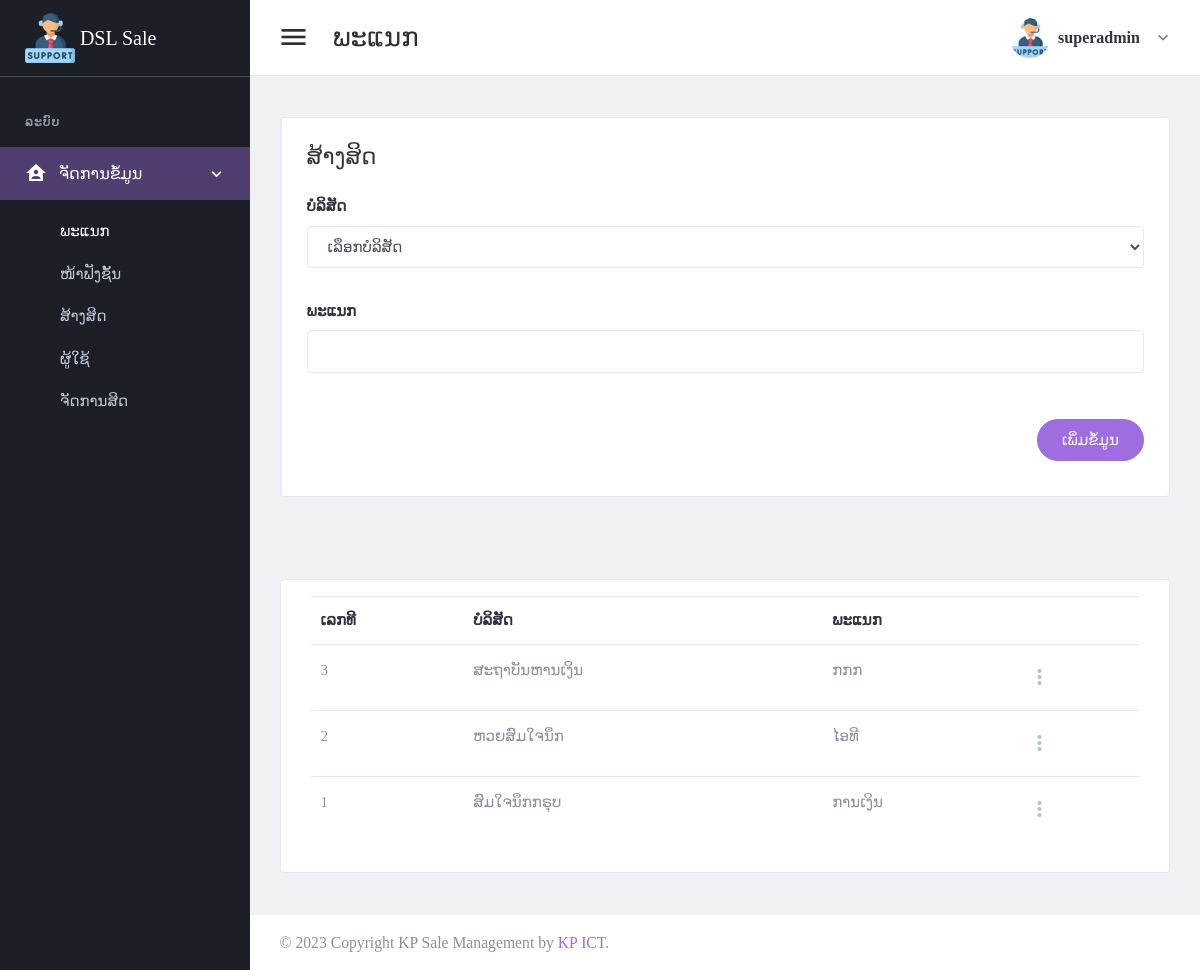
Page /page/depart.php (signed in) on the committed database.
### tables this page shows
CREATE TABLE `tbl_header_title` (
  `header_title_id` int(11) NOT NULL,
  `header_title_name` varchar(300) DEFAULT NULL
);

CREATE TABLE `tbl_sub_header` (
  `sub_header_id` int(11) NOT NULL,
  `sub_header_name` varchar(300) DEFAULT NULL,
  `icon_code` varchar(100) DEFAULT NULL,
  `header_title_id` int(11) DEFAULT NULL
);

CREATE TABLE `tbl_page_title` (
  `page_title_id` int(11) NOT NULL,
  `page_title_name` varchar(300) DEFAULT NULL,
  `page_title_file_name` varchar(100) DEFAULT NULL,
  `sub_header_id` int(11) DEFAULT NULL
);

CREATE TABLE `tbl_depart` (
  `depart_id` int(11) NOT NULL,
  `company_id` int(11) DEFAULT NULL,
  `depart_name` varchar(150) DEFAULT NULL
);

CREATE TABLE `tbl_company` (
  `company_id` int(11) NOT NULL,
  `company_name` varchar(50) DEFAULT NULL
);

### setting/checksession.php (called while the page is built, shortened)
<?php
if ($_SESSION['id_users'] == "") {
	header("location:logout.php");
} else {
	$full_name = $_SESSION["full_name"];
	$role_id = $_SESSION["role_id"];
}
?>

### page/depart.php (the view, shortened to what this page needs)
<?php
include("../setting/checksession.php");
include("../setting/conn.php");
$header_name = "ພະແນກ";
$header_click = "1";
?>
<!DOCTYPE html>
<html lang="en" dir="ltr">
<head>
    <?php
    include("../setting/callcss.php");
    ?>
</head>
<body class="navbar-fixed sidebar-fixed" id="body">
    <div class="wrapper">
        <?php include "menu.php"; ?>
        <div class="page-wrapper">
            <?php
            include "header.php";
            ?>
            <div class="content-wrapper">
                <div class="content">
                    <div class="email-wrapper rounded border bg-white">
                        <div class="row no-gutters justify-content-center">
                            <div class="col-xxl-12">
                                <div class="email-right-column  email-body p-4 p-xl-5">
                                    <div class="email-body-head mb-5 ">
                                        <h4 class="text-dark">ສ້າງສິດ</h4>
                                    </div>
                                    <form method="post" id="adddepart">
                                        <div class="row">
                                            <div class="form-group  col-lg-12">
                                                <label class="text-dark font-weight-medium">ບໍລິສັດ</label>
                                                <div class="form-group">
                                                    <select class=" form-control font" name="company_id" required>
                                                        <option value=""> ເລຶອກບໍລິສັດ </option>
                                                    </select>
                                                </div>
                                            </div>
                                            <div class="col-lg-12">
                                                <div class="form-group">
                                                    <label for="firstName">ພະແນກ</label>
                                                    <input type="text" class="form-control" id="depart_name" name="depart_name" required>
                                                </div>
                                            </div>
                                        </div>
                                        <div class="d-flex justify-content-end mt-6">
                                            <button type="submit" class="btn btn-primary mb-2 btn-pill">ເພິ່ມຂໍ້ມູນ</button>
                                        </div>
                                    </form>
                                </div>
                            </div>
                        </div>
                    </div>
                </div>
            </div>
            <div class="content-wrapper">
                <div class="content">
                    <div class="card card-default">
                        <div class="card-body">
                            <table id="productsTable" class="table table-hover table-product" style="width:100%">
                                <thead>
                                    <tr>
                                        <th>ເລກທີ</th>
                                        <th>ບໍລິສັດ</th>
                                        <th>ພະແນກ</th>
                                        <th></th>
                                    </tr>
                                </thead>
                                <tbody>
                                    <?php
                                    $stmt4 = $conn->prepare("
                                    select  depart_id,depart_name, company_name
                                    from tbl_depart a
                                    left join tbl_company b on a.company_id = b.company_id
                                    order by depart_id desc ");
                                    $stmt4->execute();
                                    if ($stmt4->rowCount() > 0) {
                                        while ($row4 = $stmt4->fetch(PDO::FETCH_ASSOC)) {
                                            $id_depart = $row4['depart_id'];
                                            $depart_name = $row4['depart_name'];
                                            $company_name = $row4['company_name'];
                                    ?>
                                            <tr>
                                                <td><?php echo "$id_depart"; ?></td>
                                                <td><?php echo "$company_name"; ?></td>
                                                <td><?php echo "$depart_name"; ?></td>
                                                <td>
                                                    <div class="dropdown">
                                                        <a class="dropdown-toggle icon-burger-mini" href="#" role="button" id="dropdownMenuLink" data-toggle="dropdown" aria-haspopup="true" aria-expanded="false" data-display="static">
                                                        </a>
                                                    </div>
                                                </td>
                                            </tr>
                                    <?php
                                        }
                                    }
                                    ?>
                                </tbody>
                            </table>
                        </div>
                    </div>
                </div>
            </div>
            <?php include "footer.php"; ?>
        </div>
    </div>
</body>
</html>

### setting/callcss.php (shortened to what this page needs)
<link href="../plugins/material/css/materialdesignicons.min.css" rel="stylesheet" />
<link href="../plugins/simplebar/simplebar.css" rel="stylesheet" />
<link href="../plugins/material/css/materialdesignicons.min.css" rel="stylesheet" />
<link href="../plugins/nprogress/nprogress.css" rel="stylesheet" />
<link id="main-css-href" rel="stylesheet" href="../css/3style.css" />
<link href="../plugins/prism/prism.css" rel="stylesheet" />
<link href="../plugins/DataTables/DataTables-1.10.18/css/jquery.dataTables.min.css" rel="stylesheet" />

### page/menu.php
<aside class="left-sidebar sidebar-dark" id="left-sidebar">
  <div id="sidebar" class="sidebar sidebar-with-footer">
    <div class="app-brand">
      <a href="index.php">
        <img src="../images/support.png" alt="Mono">
        <span class="brand-name"> DSL Sale</span>
      </a>
    </div>
    <div class="sidebar-left" data-simplebar style="height: 100%;">
      <ul class="nav sidebar-inner" id="sidebar-menu">
        <?php
        $stmt = $conn->prepare("
        SELECT distinct a.header_title_id,header_title_name
        FROM tbl_header_title a
        left join tbl_role_use_page b on a.header_title_id = b.header_title_id
        where role_id ='$role_id'
        order by  a.header_title_id asc ");
        $stmt->execute();
        if ($stmt->rowCount() > 0) {
          while ($row = $stmt->fetch(PDO::FETCH_ASSOC)) {
            $header_title_id = $row['header_title_id'];
            $header_title_name = $row['header_title_name'];
        ?>
            <li class="section-title"> <?php echo "$header_title_name"; ?></li>
            <?php
            $stmt1 = $conn->prepare("
            SELECT distinct a.sub_header_id,sub_header_name,role_id,icon_code
            FROM tbl_sub_header a
            left join tbl_role_use_page b on a.sub_header_id = b.sub_header_id
            where a.header_title_id = '$header_title_id' and role_id ='$role_id'
            order by a.sub_header_id asc   ");
            $stmt1->execute();
            if ($stmt1->rowCount() > 0) {
              while ($row1 = $stmt1->fetch(PDO::FETCH_ASSOC)) {
                $sub_header_name = $row1['sub_header_name'];
                $sub_header_id = $row1['sub_header_id'];
                $icon_code = $row1['icon_code'];
            ?>
                <li class='has-sub <?php if ($header_click == "$sub_header_id") {
                                      echo "active expand";
                                    } ?>'>
                  <a class="sidenav-item-link" href="javascript:void(0)" data-toggle="collapse" data-target='#<?php echo "$sub_header_name"; ?>' aria-expanded="false" aria-controls="<?php echo "$st_name"; ?>">
                    <i class="mdi <?php echo "$icon_code"; ?>"></i>
                    <span class="nav-text"> <?php echo "$sub_header_name"; ?> </span> <b class="caret"></b>
                  </a>
                  <ul class='collapse <?php if ($header_click == "$sub_header_id") {
                                        echo "show";
                                      } ?>' id="<?php echo "$sub_header_name"; ?>" data-parent="#sidebar-menu">
                    <div class="sub-menu">
                      <?php
                      $stmt2 = $conn->prepare("
                      SELECT page_title_name,page_title_file_name
                      FROM tbl_page_title a
                      left join tbl_role_use_page b on a.page_title_id = b.page_title_id
                      where a.sub_header_id = '$sub_header_id' and role_id ='$role_id'
                      order by a.page_title_id asc ");
                      $stmt2->execute();
                      if ($stmt2->rowCount() > 0) {
                        while ($row2 = $stmt2->fetch(PDO::FETCH_ASSOC)) {
                          $page_title_name = $row2['page_title_name'];
                      ?>
                          <li class="<?php if ($header_name ==  $row2['page_title_name']) {
                                        echo "active";
                                      } ?>">
                            <a class="sidenav-item-link" href='<?php echo $row2['page_title_file_name'] ?>'>
                              <span class="nav-text"><?php echo "$page_title_name"; ?></span>
                            </a>
                          </li>
                      <?php
                        }
                      }
                      ?>
                    </div>
                  </ul>
              <?php
              }
            }
              ?>
                </li>
            <?php
          }
        }
            ?>
      </ul>
    </div>
  </div>
</aside>

### page/header.php (shortened to what this page needs)
<header class="main-header" id="header">
  <nav class="navbar navbar-expand-lg navbar-light" id="navbar">
    <button id="sidebar-toggler" class="sidebar-toggle">
    </button>
    <span class="page-title"><?php echo "$header_name"; ?></span>
    <div class="navbar-right ">
      <ul class="nav navbar-nav">
        <li class="dropdown user-menu">
          <button class="dropdown-toggle nav-link" data-toggle="dropdown">
            <img src="../images/support.png" class="user-image rounded-circle" alt="User Image" />
            <span class="d-none d-lg-inline-block"><?php echo "$full_name"; ?></span>
          </button>
        </li>
      </ul>
    </div>
  </nav>
</header>

### page/footer.php (shortened to what this page needs)
<footer class="footer mt-auto">
	<div class="copyright bg-white">
		<p>
			&copy; <span id="copy-year"></span> Copyright KP Sale Management by <a class="text-primary"> KP ICT</a>.
		</p>
	</div>
</footer>

### rows in the picture
tbl_header_title: header_title_name "ລະບົບ"
tbl_sub_header: sub_header_name "ຈັດການຂໍ້ມູນ"
tbl_page_title: page_title_name "ພະແນກ"
tbl_page_title: page_title_name "ໜ້າຟັງຊັ້ນ"
tbl_page_title: page_title_name "ສ້າງສິດ"
tbl_page_title: page_title_name "ຜູ້ໃຊ້"
tbl_page_title: page_title_name "ຈັດການສິດ"
tbl_depart: depart_id "3", company.company_name "ສະຖາບັນຫານເງິນ", depart_name "ກກກ"
tbl_depart: depart_id "2", company.company_name "ຫວຍສົມໃຈນຶກ", depart_name "ໄອທີ"
tbl_depart: depart_id "1", company.company_name "ສົມໃຈນຶກກຣຸບ", depart_name "ການເງິນ"

### other values in the picture
$header_name "ພະແນກ"
$full_name "superadmin"
